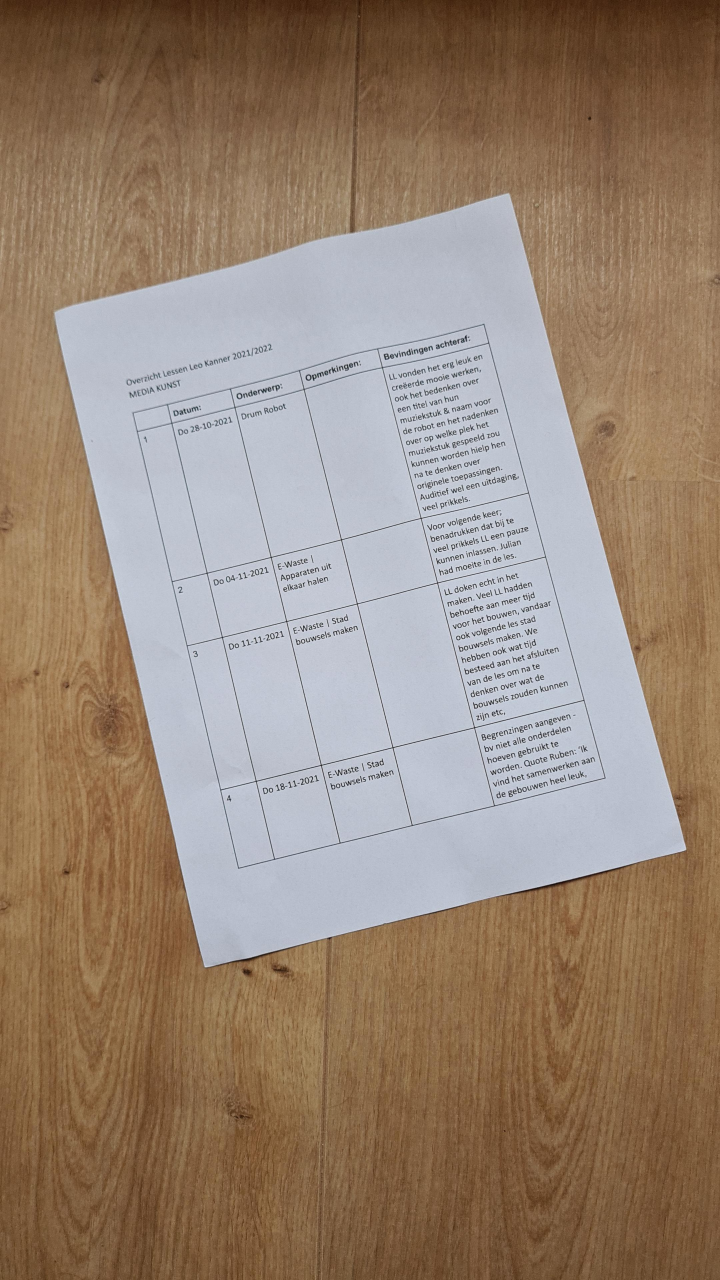
#> input picture input/pro.jpeg, 2160 x 3840 px (shown at 1/3 size)
$ python '8 scanneer.py'
#> lines starting #> are read from the running program, lines starting #| are printed output that depends on the picture; after the words box and inside, x2 and y2 are one past the last pixel; in counts of white or black regions, pixels touching at a corner belong together
import cv2
import numpy as np


def biggest_contour(contours):
    biggest = np.array([])
    max_area = 0
    for i in contours:
        area = cv2.contourArea(i)
        if area > 1500:
            peri = cv2.arcLength(i, True)
            approx = cv2.approxPolyDP(i, 0.015 * peri, True)
            if area > max_area and len(approx) == 4:
                biggest = approx
                max_area = area
                print(area)

    return biggest


img = cv2.imread('input/pro.jpeg')
#> img is the input picture: shape (3840, 2160, 3); mean B, G, R 118, 134.2, 153
img_original = img.copy()

# Image modification
gray = cv2.cvtColor(img, cv2.COLOR_BGR2GRAY)
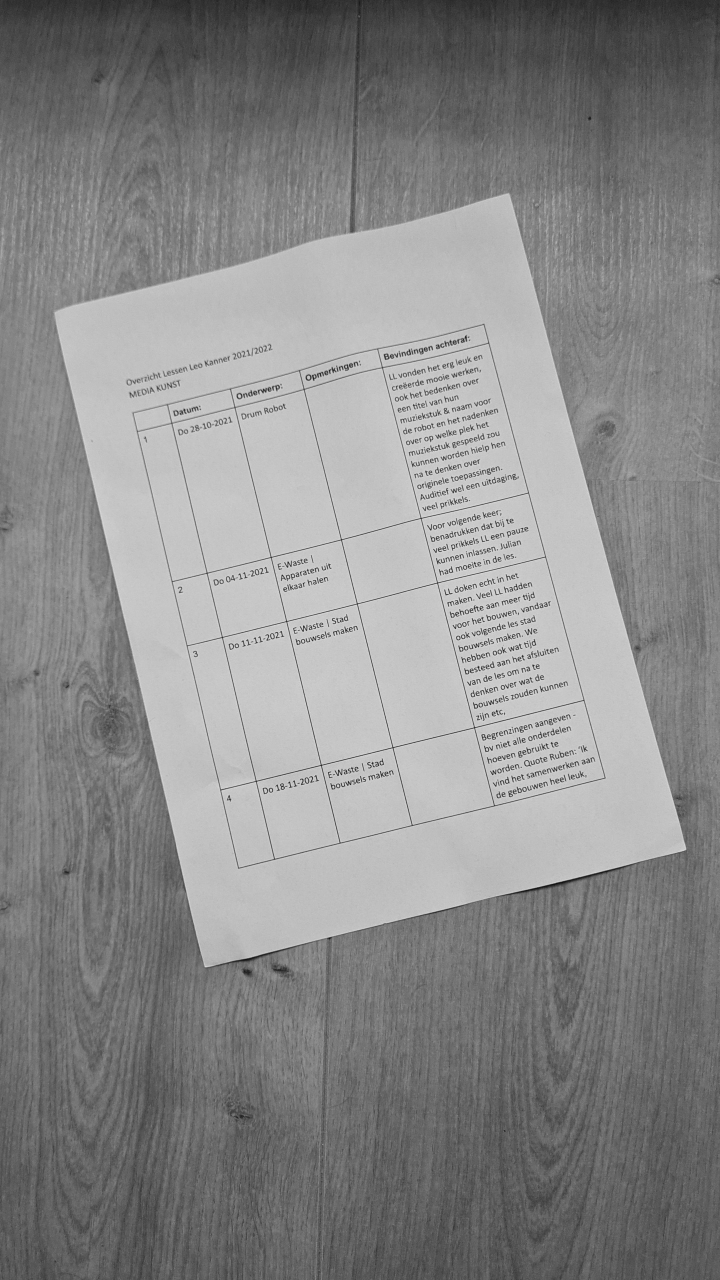
#> gray: shape (3840, 2160) (shown at 1/3 size); min 4, max 242, mean 138
gray = cv2.bilateralFilter(gray, 20, 30, 30)
edged = cv2.Canny(gray, 10, 20)
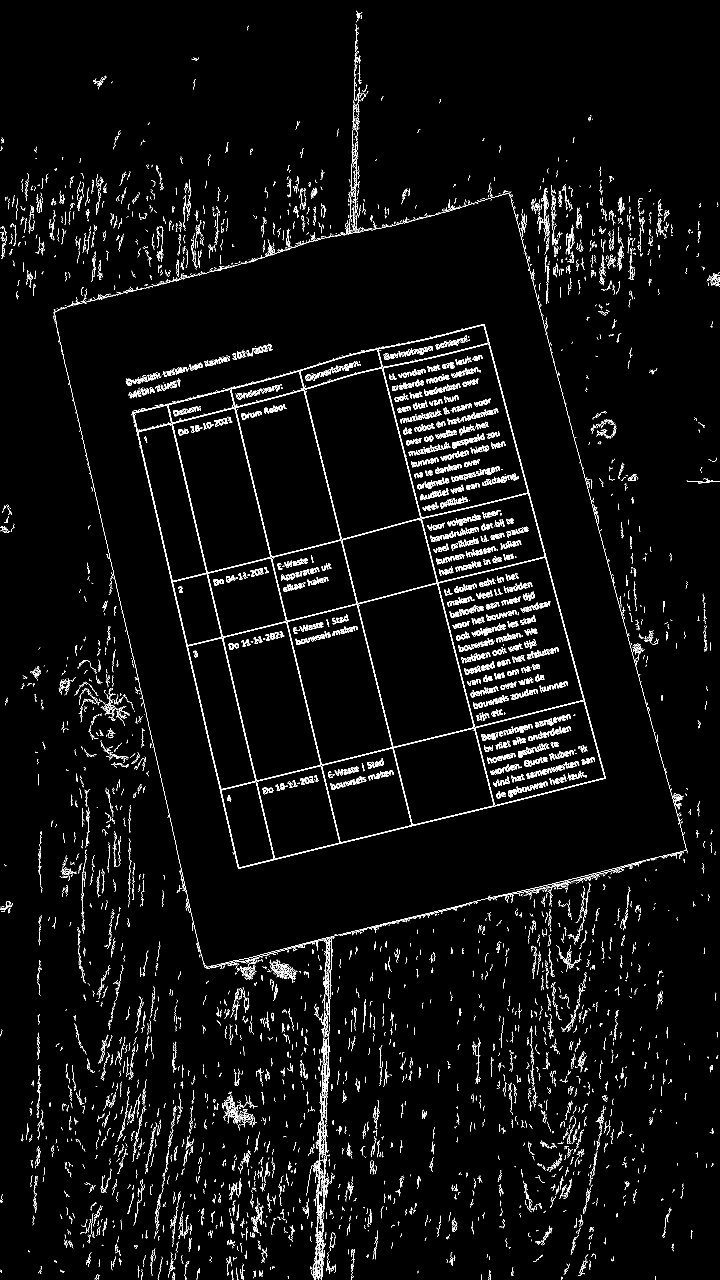
#> edged: shape (3840, 2160) (shown at 1/3 size); 2.5% white in thin lines or dots

# Contour detection
contours, hierarchy = cv2.findContours(edged.copy(), cv2.RETR_TREE, cv2.CHAIN_APPROX_SIMPLE)
#> contours = 8817 contours, 6887 with area under 20; largest, box (x1, y1, x2, y2) and area: (397, 972, 1817, 2606) 1564814, (1149, 1031, 1585, 1554) 151209, (1314, 1672, 1751, 2182) 148354, (914, 1105, 1262, 1618) 113210, (1073, 1750, 1422, 2242) 110208
contours = sorted(contours, key=cv2.contourArea, reverse=True)[:10]
#> contours = 10 contours; largest, box (x1, y1, x2, y2) and area: (397, 972, 1817, 2606) 1564814, (1149, 1031, 1585, 1554) 151209, (1314, 1672, 1751, 2182) 148354, (914, 1105, 1262, 1618) 113210, (1073, 1750, 1422, 2242) 110208

biggest = biggest_contour(contours)
#> the loop in biggest_contour, `for i in contours:` made 10 passes
#> (area, peri, biggest, max_area) on pass 1: (1564814.5, 5391.9, [[1453, 972], [397, 1238], [714, 2605], [1816, 2334]], 1564814.5)
#> (area, peri, approx) on passes 2, 3, 4, 5, 7, 8: (151209, 1687.9, [[1464, 1031], [1584, 1476], [1264, 1553], [1149, 1105]]), (148353.5, 1663.3, [[1635, 1672], [1750, 2098], [1425, 2181], [1314, 1750]]), (113210.5, 1508.9, [[1145, 1105], [1261, 1553], [1026, 1617], [914, 1170]]), (110208.5, 1478.2, [[1310, 1750], [1421, 2181], [1180, 2241], [1073, 1813]]), (98397, 1439, [[910, 1170], [1022, 1618], [815, 1670], [707, 1224]]), (96112.5, 1407.1, [[1069, 1813], [1177, 2241], [966, 2294], [861, 1866]])
#| 1564814.5
#> after the loop in biggest_contour, `for i in contours:`: max_area = 1564814.5
#> biggest = [[1453, 972], [397, 1238], [714, 2605], [1816, 2334]]

cv2.drawContours(img, [biggest], -1, (0, 255, 0), 3)

# Pixel values in the original image
points = biggest.reshape(4, 2)
#> points has the same summary as biggest
input_points = np.zeros((4, 2), dtype="float32")

points_sum = points.sum(axis=1)
#> points_sum = [2425, 1635, 3319, 4150]
input_points[0] = points[np.argmin(points_sum)]
input_points[3] = points[np.argmax(points_sum)]

points_diff = np.diff(points, axis=1)
#> points_diff = [-481, 841, 1891, 518]
input_points[1] = points[np.argmin(points_diff)]
input_points[2] = points[np.argmax(points_diff)]

(top_left, top_right, bottom_right, bottom_left) = input_points
bottom_width = np.sqrt(((bottom_right[0] - bottom_left[0]) ** 2) + ((bottom_right[1] - bottom_left[1]) ** 2))
top_width = np.sqrt(((top_right[0] - top_left[0]) ** 2) + ((top_right[1] - top_left[1]) ** 2))
right_height = np.sqrt(((top_right[0] - bottom_right[0]) ** 2) + ((top_right[1] - bottom_right[1]) ** 2))
left_height = np.sqrt(((top_left[0] - bottom_left[0]) ** 2) + ((top_left[1] - bottom_left[1]) ** 2))

# Output image size
max_width = max(int(bottom_width), int(top_width))
# max_height = max(int(right_height), int(left_height))
max_height = int(max_width * 1.414)  # for A4

# Desired points values in the output image
converted_points = np.float32([[0, 0], [max_width, 0], [0, max_height], [max_width, max_height]])

# Perspective transformation
matrix = cv2.getPerspectiveTransform(input_points, converted_points)
img_output = cv2.warpPerspective(img_original, matrix, (max_width, max_height))
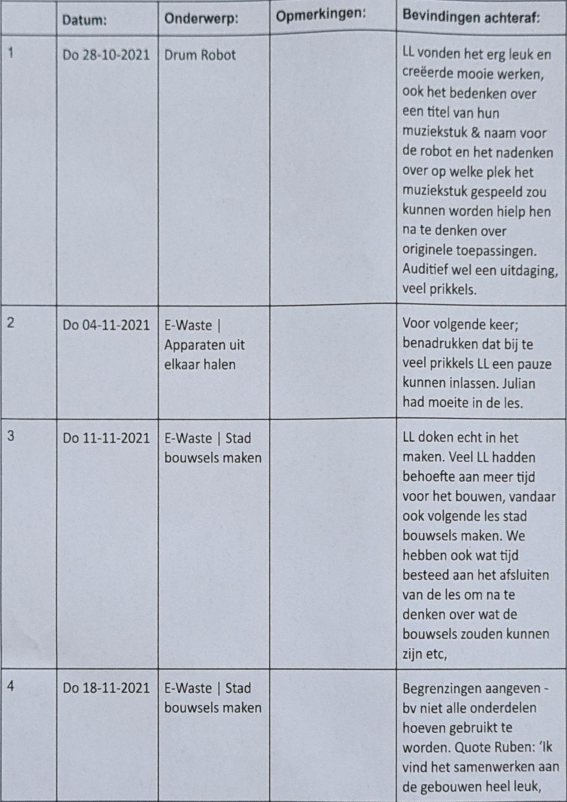
#> img_output: shape (1603, 1134, 3) (shown at 1/2 size); mean B, G, R 201, 189.4, 184.2

# Image shape modification for hstack
gray = np.stack((gray,) * 3, axis=-1)
#> gray: shape (3840, 2160, 3)
edged = np.stack((edged,) * 3, axis=-1)
#> edged: shape (3840, 2160, 3); 2.5% white in thin lines or dots

img_hor = np.hstack((img_original, gray, edged, img))
cv2.imshow("Contour detection", img_hor)
cv2.imshow("Warped perspective", img_output)

#cv2.imwrite('output/document.jpg', img_output)

cv2.waitKey(0)

$ run again, with input/TestGijs.jpeg copied over input/pro.jpeg
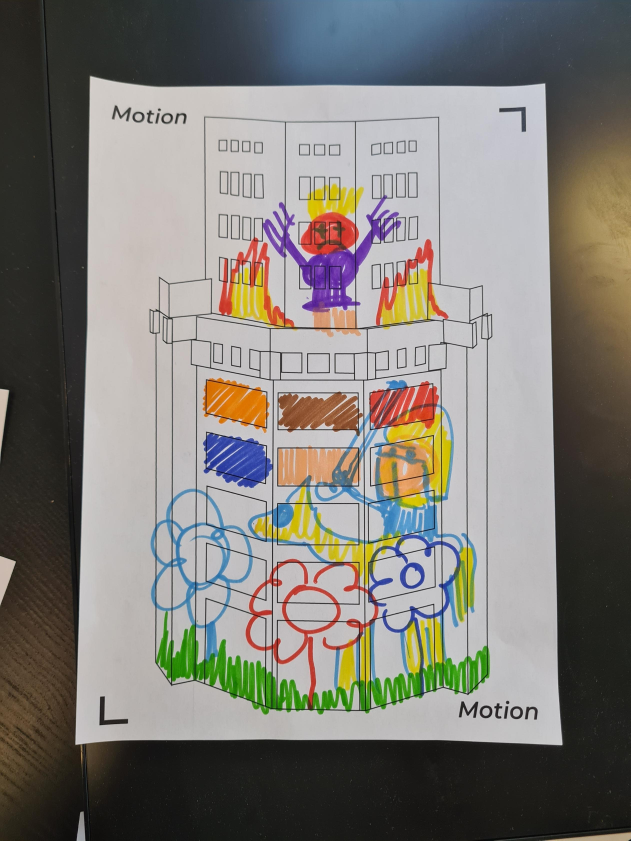
#> input picture input/TestGijs.jpeg, 2522 x 3362 px (shown at 1/4 size)
#> img is the input picture: shape (3362, 2522, 3); mean B, G, R 118.3, 124, 126.9
#> `gray = cv2.cvtColor(img, cv2.COLOR_BGR2GRAY)`:
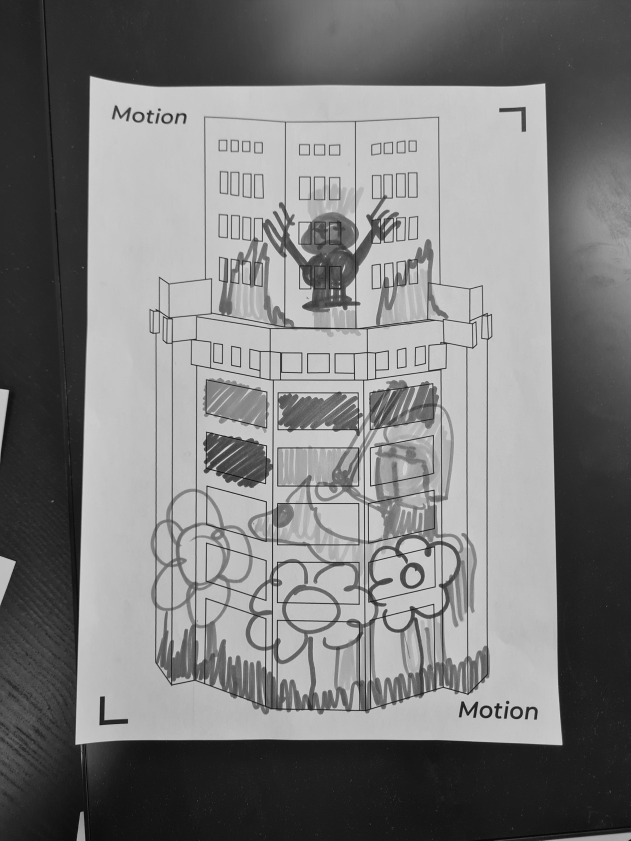
#> gray: shape (3362, 2522) (shown at 1/4 size); min 0, max 235, mean 124.3
#> `edged = cv2.Canny(gray, 10, 20)`:
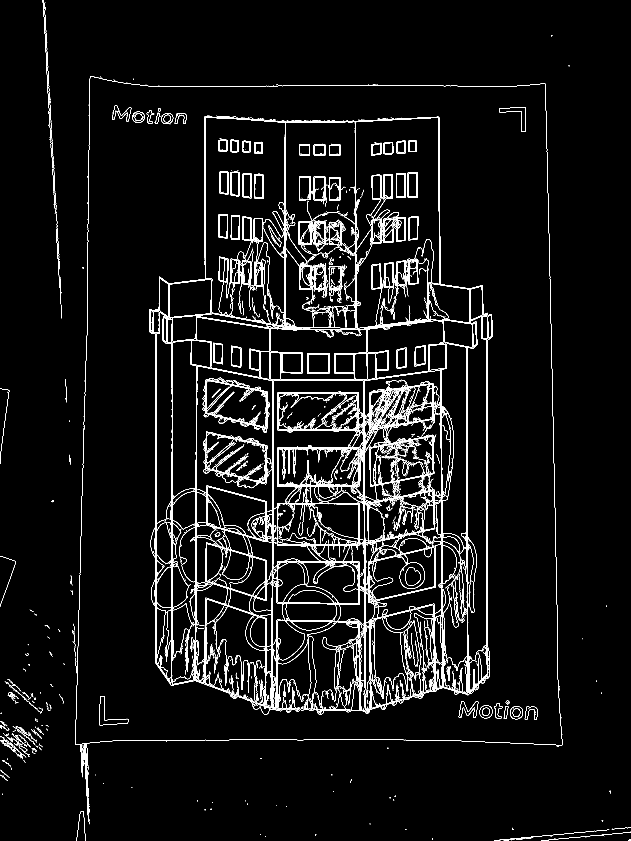
#> edged: shape (3362, 2522) (shown at 1/4 size); 2.6% white in thin lines or dots
#> `contours, hierarchy = cv2.findContours(edged.copy(), cv2.RETR_TREE, cv..`: contours = 5318 contours, 4828 with area under 20; largest, box (x1, y1, x2, y2) and area: (1868, 1266, 1949, 2719) 96862, (1868, 1266, 1948, 2643) 96778, (1094, 1948, 1438, 2182) 55588, (1107, 2012, 1438, 2182) 55574, (1082, 1315, 1468, 1519) 54399
#> `contours = sorted(contours, key=cv2.contourArea, reverse=True)[:10]`: contours = 10 contours; largest, box (x1, y1, x2, y2) and area: (1868, 1266, 1949, 2719) 96862, (1868, 1266, 1948, 2643) 96778, (1094, 1948, 1438, 2182) 55588, (1107, 2012, 1438, 2182) 55574, (1082, 1315, 1468, 1519) 54399
#> the loop in biggest_contour, `for i in contours:` made 10 passes
#> (area, peri, biggest, max_area) on pass 2: (96778, 2946.5, [[1925, 1266], [1947, 2582], [1890, 2642], [1868, 1417]], 96778)
#> (printed output is left out)
#> after the loop in biggest_contour, `for i in contours:`: max_area = 96778
#> `biggest = biggest_contour(contours)`: biggest = [[1925, 1266], [1947, 2582], [1890, 2642], [1868, 1417]]
#> points has the same summary as biggest
#> points_sum = [3191, 4529, 4532, 3285]
#> points_diff = [-659, 635, 752, -451]
#> img_output: shape (3362, 2522, 3); every value is 0

$ run again, with input/testDouwe.jpeg copied over input/pro.jpeg
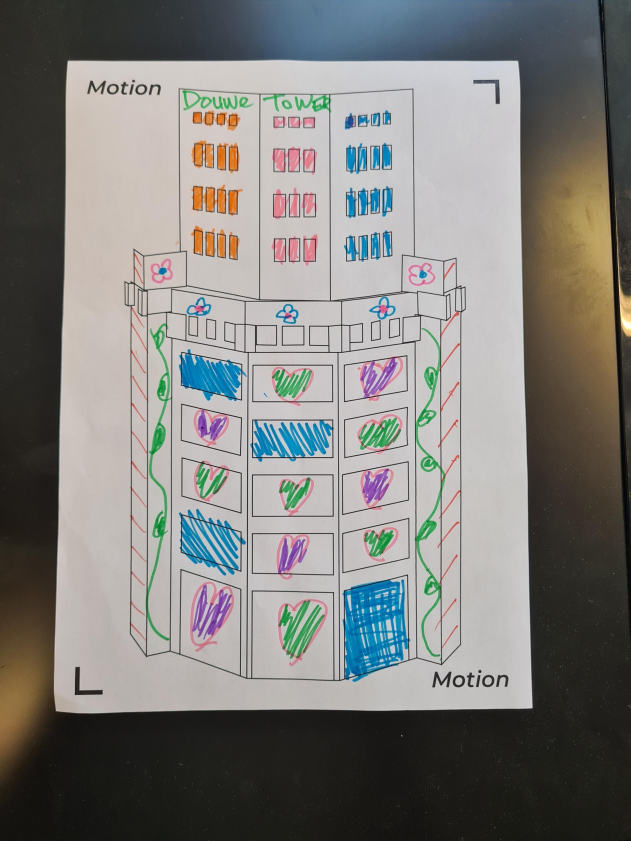
#> input picture input/testDouwe.jpeg, 2522 x 3362 px (shown at 1/4 size)
#> img is the input picture: shape (3362, 2522, 3); mean B, G, R 123.4, 126.5, 127.2
#> `edged = cv2.Canny(gray, 10, 20)`:
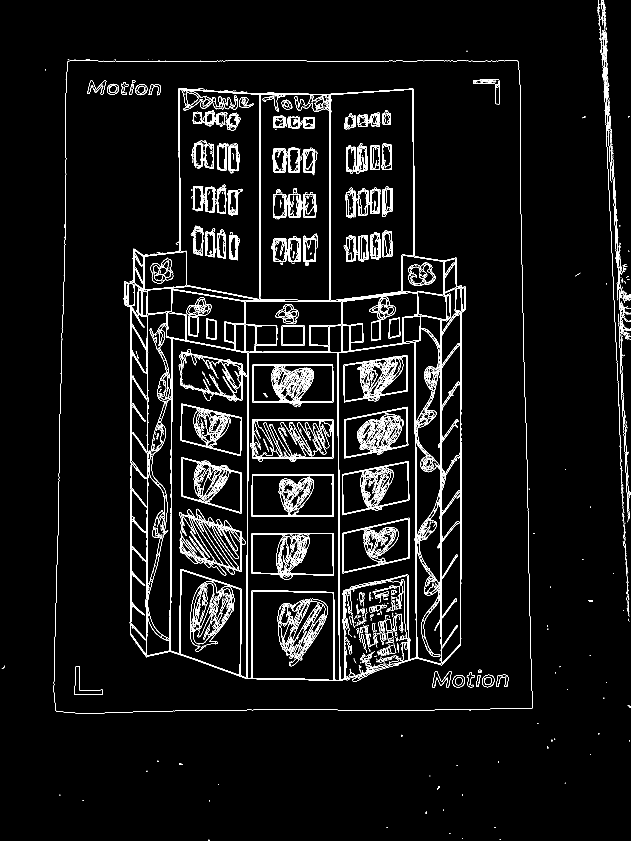
#> edged: shape (3362, 2522) (shown at 1/4 size); 2.7% white in thin lines or dots
#> `contours, hierarchy = cv2.findContours(edged.copy(), cv2.RETR_TREE, cv..`: contours = 6230 contours, 5547 with area under 20; largest, box (x1, y1, x2, y2) and area: (497, 353, 1863, 2728) 2794084, (498, 353, 1863, 2728) 2793776, (988, 1410, 1357, 2721) 356050, (988, 1410, 1357, 2721) 356045, (682, 1354, 992, 2711) 300376
#> `contours = sorted(contours, key=cv2.contourArea, reverse=True)[:10]`: contours = 10 contours; largest, box (x1, y1, x2, y2) and area: (497, 353, 1863, 2728) 2794084, (498, 353, 1863, 2728) 2793776, (988, 1410, 1357, 2721) 356050, (988, 1410, 1357, 2721) 356045, (682, 1354, 992, 2711) 300376
#> the loop in biggest_contour, `for i in contours:` made 10 passes
#> (area, peri, biggest, max_area) on pass 9: (249708, 2278.4, [[720, 356], [747, 1140], [1036, 1196], [1038, 380]], 249708)
#> (printed output is left out)
#> after the loop in biggest_contour, `for i in contours:`: max_area = 249708
#> `biggest = biggest_contour(contours)`: biggest = [[720, 356], [747, 1140], [1036, 1196], [1038, 380]]
#> points has the same summary as biggest
#> points_sum = [1076, 1887, 2232, 1418]
#> points_diff = [-364, 393, 160, -658]
#> `img_output = cv2.warpPerspective(img_original, matrix, (max_width, max..`:
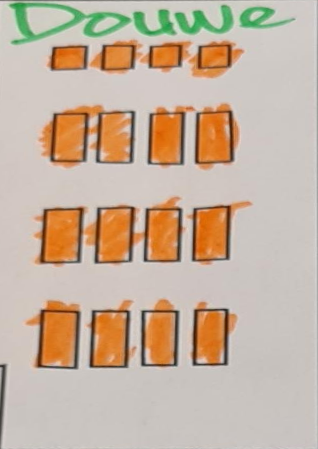
#> img_output: shape (449, 318, 3); mean B, G, R 159.6, 178.2, 197.4
